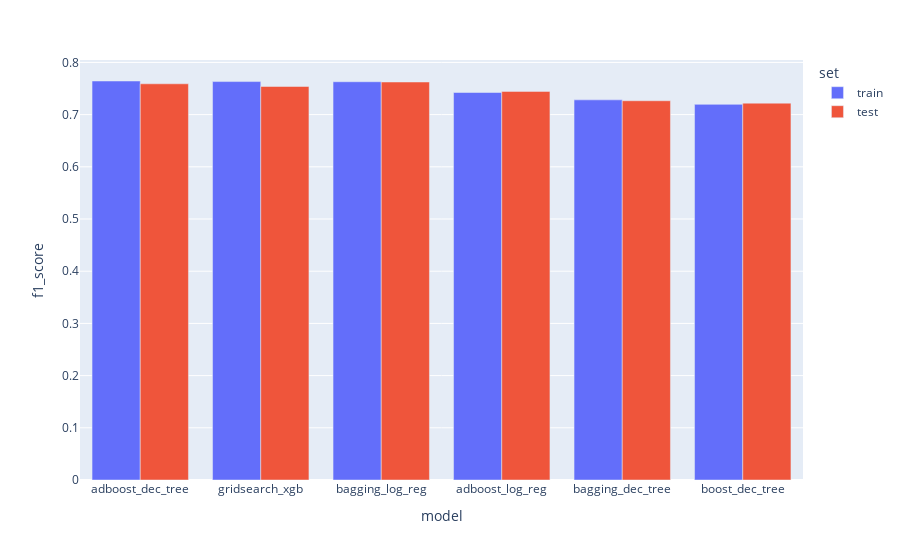

Notebook cell for this chart:
### Code cell
px.bar(model_score_df, x="model", y="f1_score", color="set", barmode='group')

### Figure 1 — Plotly figure (JSON) as saved in the notebook; plotly's stock layout.template omitted (floating-point values rounded to 4 significant figures)
{"data": [{"alignmentgroup": "True", "hovertemplate": "set=train<br>model=%{x}<br>f1_score=%{y}<extra></extra>", "legendgroup": "train", "marker": {"color": "#636efa", "pattern": {"shape": ""}}, "name": "train", "offsetgroup": "train", "orientation": "v", "showlegend": true, "textposition": "auto", "type": "bar", "x": ["adboost_dec_tree", "gridsearch_xgb", "bagging_log_reg", "adboost_log_reg", "bagging_dec_tree", "boost_dec_tree"], "xaxis": "x", "y": [0.7644, 0.7633, 0.763, 0.7424, 0.7283, 0.7197], "yaxis": "y"}, {"alignmentgroup": "True", "hovertemplate": "set=test<br>model=%{x}<br>f1_score=%{y}<extra></extra>", "legendgroup": "test", "marker": {"color": "#EF553B", "pattern": {"shape": ""}}, "name": "test", "offsetgroup": "test", "orientation": "v", "showlegend": true, "textposition": "auto", "type": "bar", "x": ["bagging_log_reg", "adboost_dec_tree", "gridsearch_xgb", "adboost_log_reg", "bagging_dec_tree", "boost_dec_tree"], "xaxis": "x", "y": [0.7625, 0.759, 0.7539, 0.7445, 0.7265, 0.7219], "yaxis": "y"}], "layout": {"barmode": "group", "legend": {"title": {"text": "set"}, "tracegroupgap": 0}, "margin": {"t": 60}, "xaxis": {"anchor": "y", "domain": [0, 1], "title": {"text": "model"}}, "yaxis": {"anchor": "x", "domain": [0, 1], "title": {"text": "f1_score"}}}}
